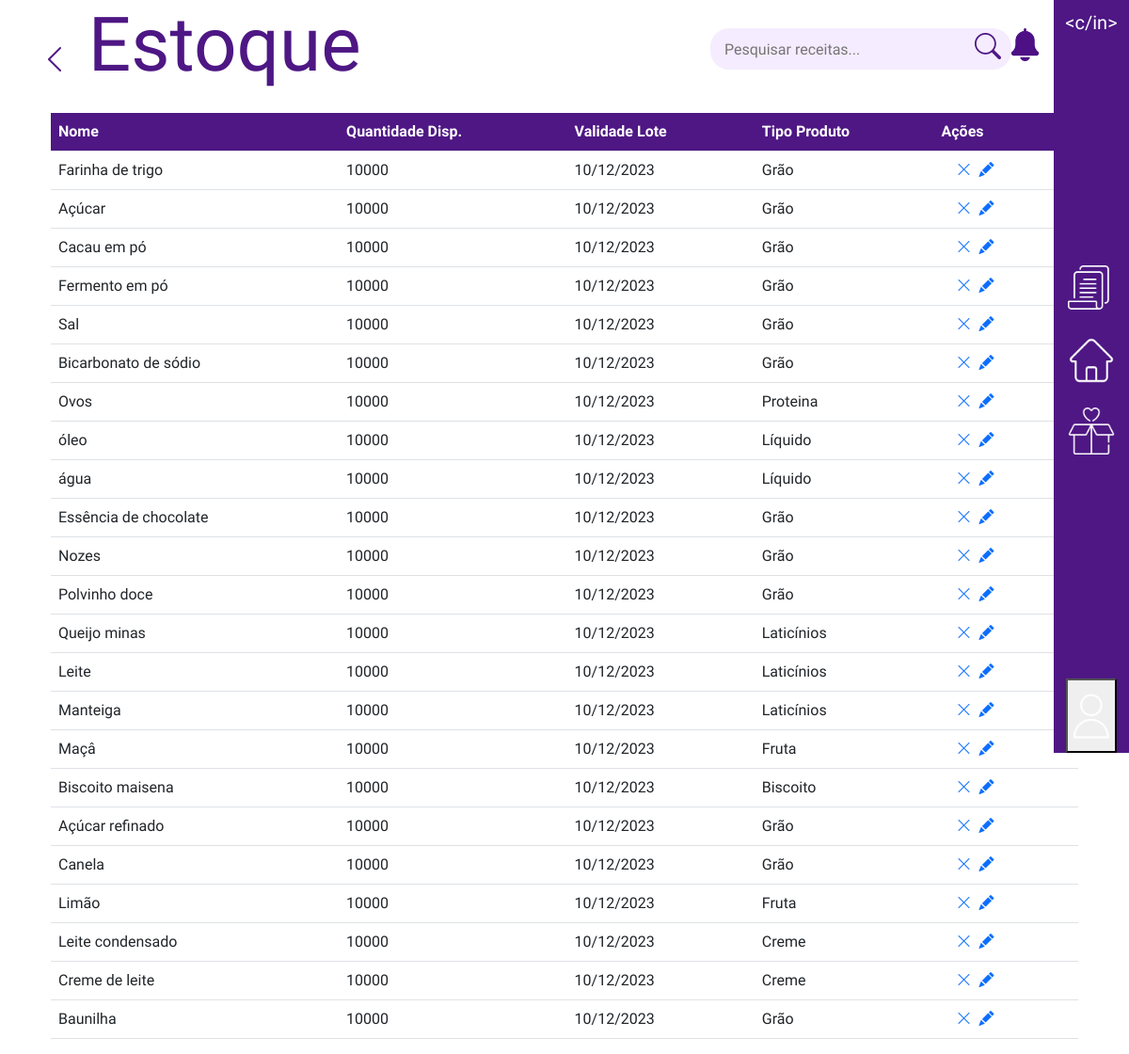
Screenshot of /index.php/estoque with the database file from the repository.
### tables this page shows
CREATE TABLE `estoque` (
  `id_produto` int(11) NOT NULL,
  `descricao_produto_estoque` varchar(100) NOT NULL,
  `quantidade_disponivel` int(11) DEFAULT NULL,
  `validade_lote` varchar(10) DEFAULT NULL,
  `tipo_produto` varchar(50) DEFAULT NULL,
  `medida_produto_estoque` varchar(10) DEFAULT NULL,
  `quantidade_minima_produto` int(11) DEFAULT NULL,
  `quantidade_maxima_produto` int(11) DEFAULT NULL,
  `ignorado` int(11) DEFAULT NULL,
  `id_funcionario` int(11) DEFAULT NULL
);

### application/controllers/estoque.php (called while the page is built, shortened)
<?php
class estoque extends CI_Controller {
	public function index()
	{
		$this->load->database();
		$this->load->model('bd_padaria');
		$data["notificacoes"] = $notify_all;
		$data["title"] = "Estoque";
		$data["estoque"] = $this->bd_padaria->get_estoque();
		$this->load->helper('url');
		$this->load->view('components/navbar');
		$this->load->view('components/header', $data);
		$this->load->view('estoque',$data);
	}
}

### index.php (called while the page is built, shortened)
<?php
require_once BASEPATH.'core/CodeIgniter.php';

### application/models/bd_padaria.php (called while the page is built, shortened)
<?php
class bd_padaria extends CI_Model {
    public function get_estoque(){
        $this->db->select('*');
        $this->db->from('estoque');
        $query = $this->db->get();
        return $query->result();
    }
}

### application/views/estoque.php (the view, shortened to what this page needs)
<div class="container">
    <table class="table mt-3">
    <thead style=" color: white; background-color: #4E1784;">
        <tr>
            <th scope="col">Nome</th>
            <th scope="col">Quantidade Disp.</th>
            <th scope="col">Validade Lote</th>
            <th scope="col">Tipo Produto</th>
            <th scope="col">Ações</th>
        </tr>
    </thead>
    <tbody>
        <?php
        foreach ($estoque as $produto) {
            echo '
            <tr>
                <td>'.ucfirst($produto->descricao_produto_estoque).'</td>
                <td>'.ucfirst($produto->quantidade_disponivel).'</td>
                <td>'.ucfirst($produto->validade_lote).'</td>
                <td>'.ucfirst($produto->tipo_produto).'</td>
                <td>
                    <div class="container-fluid d-flex">
                       <a href="./estoque/delete/'.$produto->id_produto.'"> <i class="bi m-1 bi-x-lg"></i> </a>
                       <a href="#"> <i class="bi m-1 bi-pencil-fill"></i> </a>
                    </div>
                </td>
            </tr>
             ';
        }
        ?>
    </tbody>
    </table>
</div>

### application/views/components/navbar.php (shortened to what this page needs)
<!DOCTYPE html>
<html lang="en">
<head>
    <link rel="stylesheet" type="text/css" href="<?php echo base_url(); ?>assets/css/style.css">
    <link href="https://cdn.jsdelivr.net/npm/bootstrap@5.2.3/dist/css/bootstrap.min.css" rel="stylesheet">
    <link rel="stylesheet" href="https://cdn.jsdelivr.net/npm/bootstrap-icons@1.10.2/font/bootstrap-icons.css">
</head>
<body>
<div class="container">
    <div class="position-fixed nav">
        <div class="nav-column d-flex">
            <a href="home" style="text-decoration: none;">
                <div class="logo">
                    <h5 style="color: white;"> <span><</span>c/in<span>></span></h5>
                </div>
            </a>
            <div class="itens d-flex text-center nav-column-itens">
                <a href="/p/categorias">
                    <img class="nav-btn" draggable="false" src="<?php echo base_url('assets/images/list.png'); ?>">
                </a>
                <a href="/p/home">
                    <img class="nav-btn" draggable="false" src="<?php echo base_url('assets/images/home.png'); ?>">
                </a>
                <a href="/p/estoque">
                    <img class="nav-btn" draggable="false" src="<?php echo base_url('assets/images/box.png'); ?>">
                </a>
            </div>
            <div class="btn-group dropstart">
            <button type="button" data-bs-toggle="dropdown" aria-expanded="false">
                <img class="nav-btn user-desktop" draggable="false" src="<?php echo base_url('assets/images/user.png'); ?>">
            </button>
            </div>
        </div>
</div>

### application/views/components/header.php (shortened to what this page needs)
<div class="row">
    <div class="col-12 header">
        <h1>
            <i class="bi bi-chevron-left fs-2" style="cursor: pointer;" id="back-page"></i>
            <?php echo ucfirst($title); ?>
        </h1>
        <div class="search-box">
            <form action="/p/pesquisa" id="form-pesquisa">
                <div class="container d-flex">
                    <input type="text" name="q" class="search" placeholder="Pesquisar receitas..." autocomplete="off">
                    <i id="pesquisar" class="bi bi-search fs-3" style="color: #4E1784; margin-left: -10%; margin-right: 1vh; cursor: pointer;"></i>
                    <div class="dropdown-center">
                    <button type="button" data-bs-toggle="dropdown" aria-expanded="false" style="outline: none; border: none; background-color: transparent;">
                        <img src="<?php echo base_url('assets/images/sino.png'); ?>" class="bell" width="35px" draggable="false" alt="">
                    </button>
                    </div>
                </div>
            </form>
        </div>
    </div>
</div>

### assets/css/style.css (style rules this page uses)
* { margin: 0; padding: 0; font-family: 'Sora', sans-serif; user-select: none; }
.nav { user-select: none; display: flex; background-color: #4E1784 ; width: 5rem; height: 100vh; position: absolute !important; right: 0; }
.nav-btn { margin: .8rem 0px; width: 50px; height: 50px; cursor: pointer; transition: 0.2s; }
.nav-column { justify-content: space-between; align-items: center; margin: 0 auto; flex-direction: column !important; }
.nav-column-itens { flex-direction: column !important; }
.logo { margin-top: 1.5vh; }
.user-desktop { margin-bottom: 1.5vh; }
.header { display: flex; flex-wrap: wrap; flex-direction: row; justify-content: space-between; align-items: center; }
.header h1 { font-size: 5rem; color: #4E1784; }
.header input { width: 20rem; height: 2.8rem; border-radius: 20px; padding: 15px !important; outline: none; border: none; background-color: #F5ECFF; }
.bell { transition: 0.3s; cursor: pointer; }

### rows the page displays
estoque: descricao_produto_estoque "Farinha de trigo", quantidade_disponivel "10000", validade_lote "10/12/2023", tipo_produto "Grão"
estoque: descricao_produto_estoque "Açúcar", quantidade_disponivel "10000", validade_lote "10/12/2023", tipo_produto "Grão"
estoque: descricao_produto_estoque "Cacau em pó", quantidade_disponivel "10000", validade_lote "10/12/2023", tipo_produto "Grão"
estoque: descricao_produto_estoque "Fermento em pó", quantidade_disponivel "10000", validade_lote "10/12/2023", tipo_produto "Grão"
estoque: descricao_produto_estoque "Sal", quantidade_disponivel "10000", validade_lote "10/12/2023", tipo_produto "Grão"
estoque: descricao_produto_estoque "Bicarbonato de sódio", quantidade_disponivel "10000", validade_lote "10/12/2023", tipo_produto "Grão"
estoque: descricao_produto_estoque "Ovos", quantidade_disponivel "10000", validade_lote "10/12/2023", tipo_produto "Proteina"
estoque: descricao_produto_estoque "óleo", quantidade_disponivel "10000", validade_lote "10/12/2023", tipo_produto "Líquido"
estoque: descricao_produto_estoque "água", quantidade_disponivel "10000", validade_lote "10/12/2023", tipo_produto "Líquido"
estoque: descricao_produto_estoque "Essência de chocolate", quantidade_disponivel "10000", validade_lote "10/12/2023", tipo_produto "Grão"
estoque: descricao_produto_estoque "Nozes", quantidade_disponivel "10000", validade_lote "10/12/2023", tipo_produto "Grão"
estoque: descricao_produto_estoque "Polvinho doce", quantidade_disponivel "10000", validade_lote "10/12/2023", tipo_produto "Grão"
estoque: descricao_produto_estoque "Queijo minas", quantidade_disponivel "10000", validade_lote "10/12/2023", tipo_produto "Laticínios"
estoque: descricao_produto_estoque "Leite", quantidade_disponivel "10000", validade_lote "10/12/2023", tipo_produto "Laticínios"
estoque: descricao_produto_estoque "Manteiga", quantidade_disponivel "10000", validade_lote "10/12/2023", tipo_produto "Laticínios"
estoque: descricao_produto_estoque "Maçâ", quantidade_disponivel "10000", validade_lote "10/12/2023", tipo_produto "Fruta"
estoque: descricao_produto_estoque "Biscoito maisena", quantidade_disponivel "10000", validade_lote "10/12/2023", tipo_produto "Biscoito"
estoque: descricao_produto_estoque "Açúcar refinado", quantidade_disponivel "10000", validade_lote "10/12/2023", tipo_produto "Grão"
estoque: descricao_produto_estoque "Canela", quantidade_disponivel "10000", validade_lote "10/12/2023", tipo_produto "Grão"
estoque: descricao_produto_estoque "Limão", quantidade_disponivel "10000", validade_lote "10/12/2023", tipo_produto "Fruta"
estoque: descricao_produto_estoque "Leite condensado", quantidade_disponivel "10000", validade_lote "10/12/2023", tipo_produto "Creme"
estoque: descricao_produto_estoque "Creme de leite", quantidade_disponivel "10000", validade_lote "10/12/2023", tipo_produto "Creme"
estoque: descricao_produto_estoque "Baunilha", quantidade_disponivel "10000", validade_lote "10/12/2023", tipo_produto "Grão"

### other values shown
$title "Estoque"
